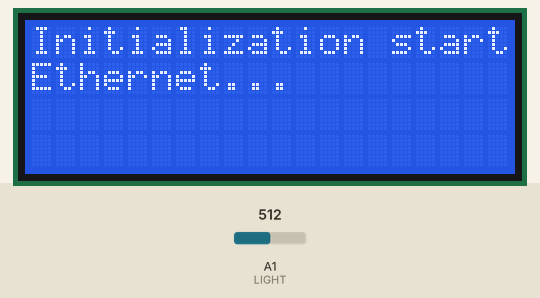
A sketch run on a simulated Arduino Uno, built with avr-gcc and run on an emulated ATmega328P. Shown: 20×4 character LCD. The inputs (shaded band) are chosen by the test bench; at power-on: A1 (LIGHT) = 512. WiFi joins after 1.5 s; servers stay silent unless stated; uploads are accepted with an empty reply; the local clock reads 2024-03-15 10:24:30 at power-on unless the sketch sets it; what the sketch prints to the serial monitor is not drawn.

Above: at 2.2 s.
At 12.4 s:
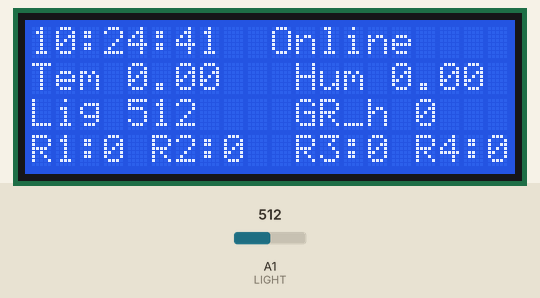
12.5 s: A1 (LIGHT) set to 716
At 14.7 s:
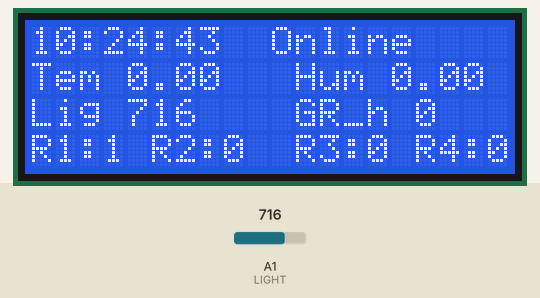
15.3 s: A1 (LIGHT) set to 760
At 18.5 s:
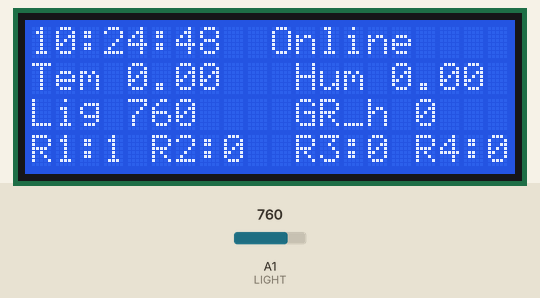
18.6 s: A1 (LIGHT) set to 740
At 22.0 s:
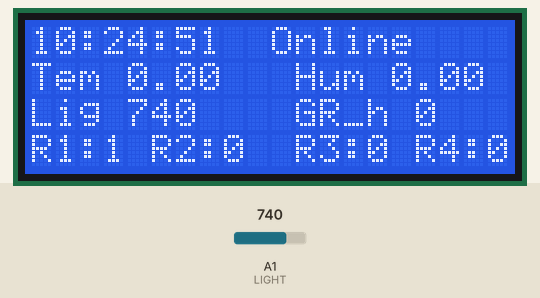
Timing chart, 0 to 23.5 s (numbered marks = the images above; inputs shaded):
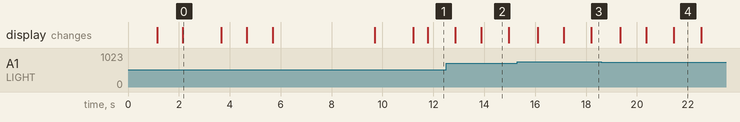

The sketch:

teplic1547_IoT.ino
```cpp
#include <Ethernet.h>
#include <SPI.h>
#include <DHT.h>
#include <DHT_U.h>
#include <LiquidCrystal_I2C.h>
#include <DS3231.h>
//////////////////////////////////////////////////////

#define POLIV_TIMEOUT 180000 // 3 min
#define DHTTYPE DHT21
#define SLOSH_TIMEOUT 1000
#define GMT 3

#define RX 0
#define TX 1

#define R1 4
#define R2 5
#define R3 6
#define R4 7

#define DHT_PIN 9

#define HUM_GR A0
#define LIGHT A1
///////////////////////////////////////////////////////

LiquidCrystal_I2C lcd(0x27, 20, 4);
DHT dht(DHT_PIN, DHTTYPE);
DS3231  rtc(11, 10); //RTC init

byte mac[] = { 0xDE, 0xAD, 0xBE, 0xEF, 0xFE, 0xED };

//////////////////////////////////////////////////////

float temp_dht = 0;
float hum_dht = 0;

int light = 0;
int hum_gr = 0;

unsigned long int lastmillis = millis();
unsigned long int lcdmillis = millis();
unsigned long int polivmillis = millis();
unsigned long int sloshmillis = millis();
unsigned long int getmillis = millis();
unsigned long int start_time = millis();

int getDelay = 200;


byte R1_state = 0;
byte R2_state = 0;
byte R3_state = 0;
byte R4_state = 0;

byte fl_poliv = 0;
byte fl_light = 0;
byte fl_slosh = 0;
byte fl_start = 1;

/////////////////////////////////////////////////////
String tmp ;

int hour = 0;
int minute = 0;
int second = 0;

int hour_net=0;
int minute_net = 0;
int second_net = 0;

bool online=false;
bool connected=false;
int min_slosh=0;
int hour_poliv=0;
String Time;

/////////////////////////////////////////////////////

void setup() {
  lcd.init();                      // initialize the lcd
  lcd.backlight();
  lcd.clear();
  lcd.setCursor(2, 0);
  lcd.print("Hello, World!!!");
  lcd.setCursor(1, 1);
  lcd.print("Smart GreenHouse");
  lcd.setCursor(2, 2);
  lcd.print("Powered by 1547");
  lcd.setCursor(4, 3);
  lcd.print("IT-Poligon");
  delay (1000);
  lcd.clear();
  lcd.setCursor(0, 0);
  lcd.print("Initialization start");
  Serial.begin(115200);
  delay(1000);
  lcd.setCursor(0, 1);
  lcd.print("Ethernet... ");
  if (Ethernet.begin(mac)){  lcd.print("started"); connected=true;}
  else{
  lcd.print("failed"); connected=false;
    }
  delay(1000);
  lcd.setCursor(0, 2);
  lcd.print("DHT...");
  dht.begin();
  lcd.setCursor(11, 2);
  lcd.print("started");
  delay(1000);
  lcd.setCursor(0, 3);
  lcd.print("RTC...");
  rtc.begin();
  lcd.setCursor(11, 3);
  lcd.print("started");
  delay(4000);
  lcd.clear();
  lcd.setCursor(0, 1);
  lcd.print("Init complete");
  delay(1500);
  lcd.clear();
  Serial.println("RUN");

  pinMode (R1, OUTPUT);
  pinMode (R2, OUTPUT);
  pinMode (R3, OUTPUT);
  pinMode (R4, OUTPUT);

  pinMode (HUM_GR, INPUT);

  digitalWrite(R1, HIGH);
  digitalWrite(R2, HIGH);
  digitalWrite(R3, HIGH);
  digitalWrite(R4, HIGH);

  Serial.println("START");
  Time=rtc.getTimeStr();
  hour=Time.substring(0,2).toInt();
  minute=Time.substring(3,5).toInt();
  second=Time.substring(6,8).toInt();
  hour_poliv=hour;
  min_slosh=minute;
}


void loop() {
  ////////////ETHERNET GET HERE//////////////
  if (connected && (millis() - getmillis) > getDelay) {
    Serial.println("Ethernet");
    getmillis = millis();
    EthernetClient client;
//    const char* host = "www.google.com";
    const char* host = "127.0.0.1:500/teplic/";
    Serial.print("connected to ");
    Serial.println(client.remoteIP());
    if (client.connect(host, 80))
    {
      yield();
      Serial.println("connected]");
      Serial.println("[Sending a request]");
      client.print(String("GET /") + " HTTP/1.1\r\n" +
                   "Host: " + host + temp_dht + "\r\n" +
                   "Connection: close\r\n" +
                   "\r\n"
                  );
      delay (200);
      online=true;
      unsigned long timeout = millis();
      while (client.available() == 0) {
        if (millis() - timeout > 5000)
        { Serial.println(">>> Client Timeout !");
          yield();
          client.flush();
          client.stop();
          return;
        }
      } // Read all the lines of the reply from server and print them to Serial
      Serial.println("");

      while (client.connected() || client.available())
      {
        yield();
        if (client.available())
        {
          String line = client.readStringUntil('\n');
          Serial.println(line);

          if (line.indexOf("Date") == 0) {
            tmp = line.substring(23, 25);
            hour_net = tmp.toInt();
            hour_net = hour_net + GMT;
            tmp = line.substring(26, 28);
            minute_net = tmp.toInt();
            tmp = line.substring(29, 32);
            second_net = tmp.toInt();
//            rtc.setTime(hour_net, minute_net, second_net);     // Set the time to 12:00:00 (24hr format)

            client.flush();
            client.stop();
            client.flush();
            if (fl_start) {
              fl_start = 0;
              getDelay = 100000;
            }
            return;
          }
        }
      }
      client.stop();
      Serial.println("\n[Disconnected]");
    }
    else
    {
      online=false;
      client.stop();
    }
  }
  /////// "real" time calculate ////////////
Time=rtc.getTimeStr();
 hour=Time.substring(0,2).toInt();
minute=Time.substring(3,5).toInt();
second=Time.substring(6,8).toInt();
  /////////////sensors read////////
  if (millis() % 1000 <= 10) {
    Serial.println("Sensor");
    float h = dht.readHumidity();
    float t = dht.readTemperature();
    float light = analogRead(LIGHT);
    delay(50);
    if (isnan(t) || isnan(h)) {
      hum_dht = -1;
      temp_dht = -1;
    } else {
      hum_dht = h;
      temp_dht = t;
    }
    hum_gr = analogRead(HUM_GR);
  }
/*  ////////sensors out///////////////////////////////
  if (millis() % 1000 == 0) {
    Serial.println();
    Serial.println("#####################");
    Serial.println(dateLCD);
    Serial.println("#####################");
    Serial.print("Humidity: ");
    Serial.print(hum_dht);
    Serial.println(" %\t");
    Serial.print("Temperature: ");
    Serial.print(temp_dht);
    Serial.println(" *C");
    Serial.print("Light: ");
    Serial.print(light);
    Serial.println(" lux");
    Serial.print("Ground humidity: ");
    Serial.print(hum_gr);
    Serial.println(" %");
    Serial.print("Water level: ");
    Serial.print(water_lvl);
    Serial.println(" ");
    Serial.println("#####################");
    Serial.print("R1 ");
    Serial.println(R1_state);
    Serial.print("R2 ");
    Serial.println(R2_state);
    Serial.print("R3 ");
    Serial.println(R3_state);
    Serial.print("R4 ");
    Serial.println(R4_state);
    Serial.println("#####################");
    Serial.print("Hours RTC ");
    Serial.println(hours_RTC);
    Serial.print("fl_light ");
    Serial.println(fl_light);
    Serial.print("fl_poliv ");
    Serial.println(fl_poliv);
 }
*/


  //////////LCD OUT////////////////

  if ((millis() - lcdmillis) > 750) {
    Serial.println("LCD");
    lcdmillis = millis();
    lcd.setCursor(0, 0);
    lcd.print(rtc.getTimeStr());
    lcd.setCursor(10, 0);
    if (online){lcd.print("Online");}
    else if (!connected){lcd.print("Not Wired");}
    else {lcd.print("Offline");}

    lcd.print(" ");
    lcd.setCursor(0, 1);
    lcd.print("Tem ");
    lcd.print(temp_dht);
    lcd.setCursor(11, 1);
    lcd.print("Hum ");
    lcd.print(hum_dht);
    lcd.setCursor(0, 2);
    lcd.print("Lig ");
    lcd.print(analogRead(LIGHT));
    lcd.print(" ");
    lcd.setCursor(11, 2);
    lcd.print("GR_h ");
    lcd.print(hum_gr);
    lcd.print(" ");
    lcd.setCursor(0, 3);
    lcd.print("R1:");
    lcd.print(R1_state);
    lcd.print(" R2:");
    lcd.print(R2_state);
    lcd.print("  R3:");
    lcd.print(R3_state);
    lcd.print(" R4:");
    lcd.print(R4_state);
  }

  // **** LOGIC **** //

  ///////////// LIGHT ///////////////
  if ((hour > 5 ) && (hour < 21)) {
    fl_light = 1;
  }
  else {
    fl_light = 0;
  }
/////////////////////////////////////
  if (fl_light) {
    digitalWrite(R1, LOW);
    R1_state = 1;
  }
  else {
    digitalWrite(R1, HIGH);
    R1_state = 0;
  }
  /////// dry //////////////
  if (temp_dht < 24.6) {
    digitalWrite(R2, HIGH);
    R2_state = 0;
  }
  else if (temp_dht > 25) {
    digitalWrite(R2, LOW);
    R2_state = 1;
  }
  ////////////////  SLOSH  /////////////////////
  if (minute % 15 == 0 && second==0 && minute!=min_slosh) {
    min_slosh=minute;
    fl_slosh = 1;
    sloshmillis = millis();
  }
  //////////////////////////////////////////////
  if ((millis() - sloshmillis) > SLOSH_TIMEOUT) {
    fl_slosh = 0;
  }
  ///////////////////////////////
  if (fl_slosh) {
    digitalWrite(R3, LOW);
    R3_state = 1;
  }
  else
  {
    digitalWrite(R3, HIGH);
    R3_state = 0;

  }
  //////////// POLIV ////////////////////
  if (hour!=hour_poliv && second==0) {
    hour_poliv=hour;
    fl_poliv = 1;
    polivmillis = millis();
  }
  else if ((millis() - polivmillis) > POLIV_TIMEOUT) {
    fl_poliv = 0;
  }
  ///////////////////////////////
  if (fl_poliv) {
    digitalWrite(R4, LOW);
    R4_state = 1;
  }
  else
  {
    digitalWrite(R4, HIGH);
    R4_state = 0;
  }
  ////////end

  yield();

}
```

Measured:
- what the display in image 0 shows lasts 1.5 s, from 2.2 s to 3.7 s
- what the display in image 2 shows lasts 1.1 s, from 13.9 s to 15.0 s
